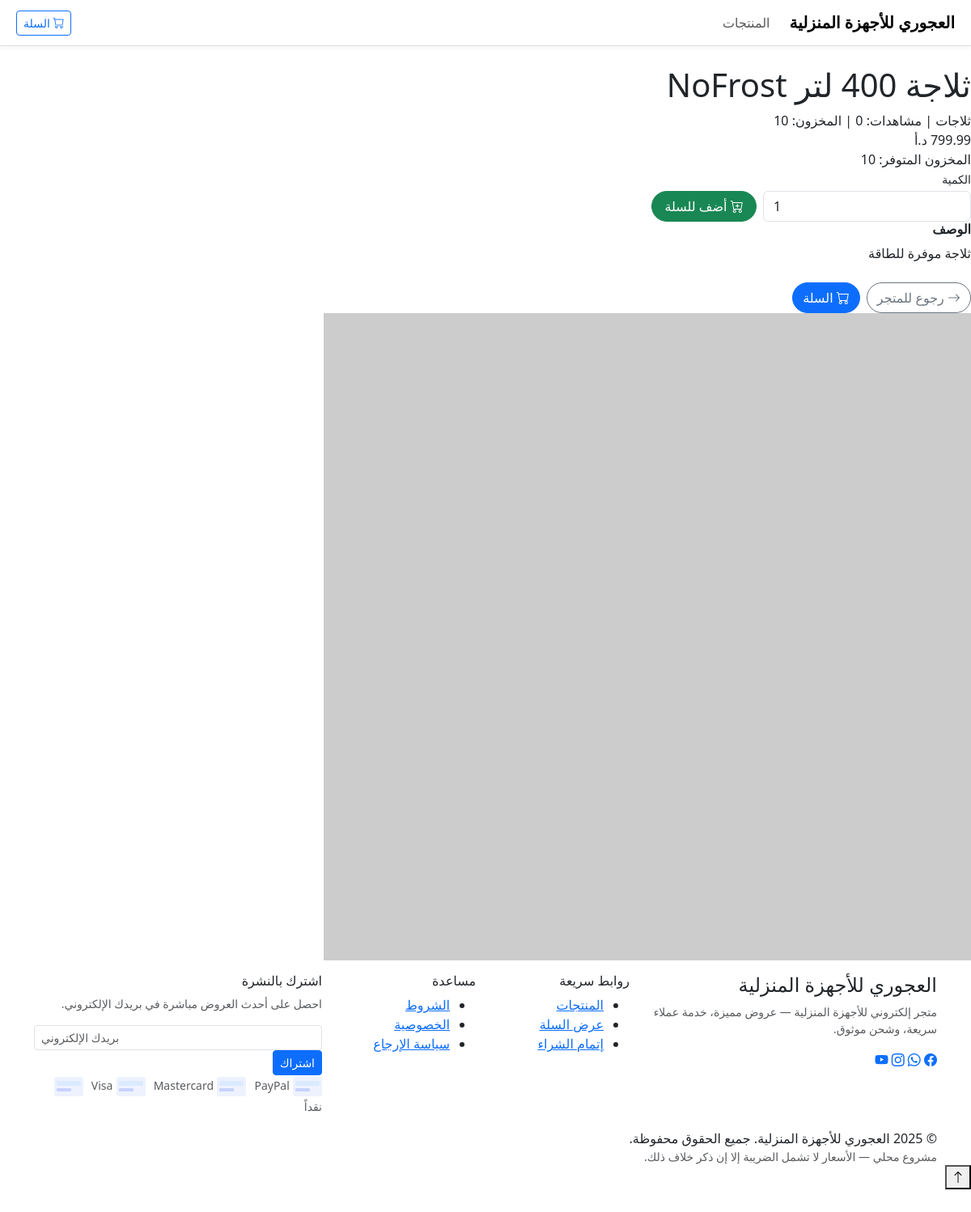
Screenshot of /product.php?id=1 with the database file from the repository.
### tables this page shows
CREATE TABLE IF NOT EXISTS products (
  id INT AUTO_INCREMENT PRIMARY KEY,
  category_id INT NULL,
  name VARCHAR(200) NOT NULL,
  slug VARCHAR(220) NOT NULL UNIQUE,
  description MEDIUMTEXT NULL,
  price DECIMAL(10,2) NOT NULL DEFAULT 0,
  stock INT NOT NULL DEFAULT 0,
  main_image VARCHAR(255) NULL,
  created_at TIMESTAMP DEFAULT CURRENT_TIMESTAMP,
  updated_at TIMESTAMP NULL DEFAULT NULL ON UPDATE CURRENT_TIMESTAMP,
  FOREIGN KEY (category_id) REFERENCES categories(id) ON DELETE SET NULL
);

CREATE TABLE IF NOT EXISTS categories (
  id INT AUTO_INCREMENT PRIMARY KEY,
  name VARCHAR(120) NOT NULL,
  slug VARCHAR(150) NOT NULL UNIQUE,
  created_at TIMESTAMP DEFAULT CURRENT_TIMESTAMP
);

### config.php (called while the page is built)
<?php
return [
  'db_host'      => 'localhost',
  'db_name'      => 'appliance',
  'db_user'      => 'appliance',
  'db_pass'      => 'Tvvcrtv1610@',
  'app_name'     => 'العجوري للأجهزة المنزلية',
  'base_url'     => 'https://www.shneler.com/xx',
  'currency_code'     => 'JOD',
  'currency_symbol'   => 'د.أ',
  'currency_position' => 'after',
  'currency_rates'    => ['JOD'=>1, 'USD'=>1.41],
  'currency_symbols'  => ['JOD'=>'د.أ','USD'=>'$'],
  'views_badge_threshold' => 5,
  'enable_slider'         => false,
  'timezone'     => 'Asia/Amman',
  'session_name' => 'appliance_session',
  'debug'        => false
];

### public/product.php (the view, shortened to what this page needs)
<?php
require_once __DIR__ . '/../includes/db.php';
$config = require __DIR__ . '/../config.php';
$base   = rtrim($config['base_url'] ?? '', '/');
if (!function_exists('e')) { function e($v){ return htmlspecialchars((string)$v, ENT_QUOTES, 'UTF-8'); } }
if (!function_exists('asset_url')) {
  function asset_url(string $path): string {
    global $base;
    $path = trim($path);
    if ($path[0]==='/') return $base . $path;
    return $base . '/' . ltrim($path,'/');
  }
}
if (!function_exists('price')) {
  function price(float $v): string {
    global $config;
    $baseCurrency = $config['currency_code'] ?? 'JOD';
    $selected = $_SESSION['currency'] ?? $baseCurrency;
    $rates   = $config['currency_rates']   ?? [$baseCurrency=>1];
    $symbols = $config['currency_symbols'] ?? [$baseCurrency=>($config['currency_symbol'] ?? 'د.أ')];
    $rate = $rates[$selected] ?? 1;
    $converted = $v * $rate;
    $amount = number_format($converted,2);
    $symbol = $symbols[$selected] ?? $selected;
    $pos = $config['currency_position'] ?? 'after';
    return $pos==='after' ? "$amount $symbol" : "$symbol $amount";
  }
}
$id = (int)($_GET['id'] ?? 0);
$product = null;
try {
  $st = $pdo->prepare('SELECT p.*, c.name AS category_name FROM products p LEFT JOIN categories c ON c.id=p.category_id WHERE p.id=:id LIMIT 1');
  $st->execute([':id'=>$id]);
  $product = $st->fetch(PDO::FETCH_ASSOC);
} catch (Throwable $e) {}
include __DIR__ . '/partials/shop_header.php';
$mainImg = $product['main_image'];
$mainImg = $mainImg ? asset_url($mainImg) : 'https://via.placeholder.com/800x800?text=No+Image';
$stock   = (int)($product['stock'] ?? 0);
?>
<div class="product-container">
  <div class="prod-grid">
    <div>
      <h1 class="prod-title"><?= e($product['name']) ?></h1>
      <div class="prod-meta">
        <?= e($product['category_name'] ?? 'غير مصنف') ?> | مشاهدات: <?= (int)($product['views'] ?? 0) ?> | المخزون: <?= $stock ?>
      </div>
      <div class="price-box">
        <div>
          <div class="the-price"><?= price((float)$product['price']) ?></div>
          <div class="stock">المخزون المتوفر: <?= $stock ?></div>
        </div>
        <form method="post" action="<?= $base ?>/public/cart.php" class="add-to-cart-form d-flex align-items-end gap-2">
            <div>
              <label class="form-label small mb-1">الكمية</label>
              <input type="number" name="qty" value="1" min="1" class="form-control qty-input">
            </div>
            <button class="btn btn-success rounded-pill" style="min-width:130px;">
              <i class="bi bi-cart-plus"></i> أضف للسلة
            </button>
        </form>
      </div>
      <div class="description-card">
        <h2 class="h6 fw-bold mb-2">الوصف</h2>
        <div class="text-body"><?= nl2br(e($product['description'] ?? 'لا يوجد وصف')) ?></div>
      </div>
      <div class="mt-4 d-flex flex-wrap gap-2">
        <a href="index.php" class="btn btn-outline-secondary rounded-pill"><i class="bi bi-arrow-right"></i> رجوع للمتجر</a>
        <a href="cart.php" class="btn btn-primary rounded-pill"><i class="bi bi-cart"></i> السلة</a>
      </div>
    </div>
    <div class="prod-image-box">
      <div class="main-img-wrapper">
        <img src="<?= e($mainImg) ?>" alt="<?= e($product['name']) ?>">
      </div>
    </div>
  </div>
</div>
<?php include __DIR__ . '/partials/shop_footer.php'; ?>
</body>
</html>

### public/partials/shop_header.php (shortened to what this page needs)
<?php
$base = rtrim($config['base_url'], '/');
?>
<!doctype html>
<html lang="ar" dir="rtl">
<head>
  <link href="https://cdn.jsdelivr.net/npm/bootstrap@5.3.3/dist/css/bootstrap.rtl.min.css" rel="stylesheet">
  <link href="https://cdn.jsdelivr.net/npm/bootstrap-icons@1.11.3/font/bootstrap-icons.css" rel="stylesheet">
  <link href="<?= e($base) ?>/public/assets/css/theme.css" rel="stylesheet">
</head>
<body>
<nav class="navbar navbar-expand-lg bg-white border-bottom px-2" style="box-shadow:0 2px 6px rgba(0,0,0,.05);">
  <div class="container-fluid" style="max-width:1280px;">
    <a class="navbar-brand fw-bold" href="<?= $base ?>/public/index.php"><?= e($config['app_name'] ?? '') ?></a>
    <div class="collapse navbar-collapse d-none d-lg-flex">
      <ul class="navbar-nav me-auto">
        <li class="nav-item"><a class="nav-link <?= (basename($_SERVER['PHP_SELF'])==='index.php'?'active':'') ?>" href="<?= $base ?>/public/index.php">المنتجات</a></li>
      </ul>
      <div class="d-flex gap-2 align-items-center">
        <a href="<?= $base ?>/public/cart.php" class="btn btn-outline-primary btn-sm btn-pill">
          <i class="bi bi-cart"></i> السلة
        </a>
      </div>
    </div>
  </div>
</nav>
<main class="py-4" style="max-width:1280px;margin:auto;">

### public/partials/shop_footer.php (shortened to what this page needs)
<?php
$base = rtrim($config['base_url'] ?? '', '/');
?>
<footer id="siteFooter" class="site-footer" role="contentinfo" aria-label="Footer">
  <div class="container">
    <div class="row gy-4 py-3">
      <div class="col-12 col-md-4 footer-col">
        <div class="footer-brand">
          <h4><?= e($config['app_name'] ?? 'المتجر') ?></h4>
          <p class="small text-muted">متجر إلكتروني للأجهزة المنزلية — عروض مميزة، خدمة عملاء سريعة، وشحن موثوق.</p>
          <div class="footer-socials" role="list">
            <a class="social-icon" aria-label="Facebook" href="#" role="listitem"><i class="bi bi-facebook"></i></a>
            <a class="social-icon" aria-label="WhatsApp" href="#" role="listitem"><i class="bi bi-whatsapp"></i></a>
            <a class="social-icon" aria-label="Instagram" href="#" role="listitem"><i class="bi bi-instagram"></i></a>
            <a class="social-icon" aria-label="YouTube" href="#" role="listitem"><i class="bi bi-youtube"></i></a>
          </div>
        </div>
      </div>
      <div class="col-6 col-md-2 footer-col">
        <h6>روابط سريعة</h6>
        <ul>
          <li><a href="<?= e($base) ?>/public/index.php">المنتجات</a></li>
          <li><a href="<?= e($base) ?>/public/cart.php">عرض السلة</a></li>
          <li><a href="<?= e($base) ?>/public/checkout.php">إتمام الشراء</a></li>
        </ul>
      </div>
      <div class="col-6 col-md-2 footer-col">
        <h6>مساعدة</h6>
        <ul>
          <li><a href="<?= e($base) ?>/public/terms.php">الشروط</a></li>
          <li><a href="<?= e($base) ?>/public/privacy.php">الخصوصية</a></li>
          <li><a href="<?= e($base) ?>/public/returns.php">سياسة الإرجاع</a></li>
        </ul>
      </div>
      <div class="col-12 col-md-4 footer-col">
        <h6>اشترك بالنشرة</h6>
        <p class="small text-muted">احصل على أحدث العروض مباشرة في بريدك الإلكتروني.</p>
        <form id="footer-newsletter" class="footer-news" method="post" action="<?= e($base) ?>/public/newsletter_subscribe.php" novalidate>
          <input type="email" name="email" placeholder="بريدك الإلكتروني" required class="form-control form-control-sm" aria-label="Email">
          <button class="btn btn-primary btn-sm" type="submit" aria-label="اشتراك">اشتراك</button>
        </form>
        <div class="payment-icons" aria-hidden="false">
          <?php
            $payments = [
              ['file'=>'visa.svg','alt'=>'Visa'],
              ['file'=>'mastercard.svg','alt'=>'Mastercard'],
              ['file'=>'paypal.svg','alt'=>'PayPal'],
              ['file'=>'cash.svg','alt'=>'نقداً']
            ];
            $paymentsDir = __DIR__ . '/../assets/img/payments/';
            foreach ($payments as $p):
              $fs = $paymentsDir . $p['file'];
              $web = asset_url('/assets/img/payments/' . $p['file']);
              if (is_file($fs) && filesize($fs) > 0):
          ?>
              <img src="<?= e($web) ?>" alt="<?= e($p['alt']) ?>" class="payment-icon" loading="lazy">
          <?php else: ?>
              <span class="payment-fallback" title="<?= e($p['alt']) ?>">
                <svg width="36" height="24" viewBox="0 0 36 24" xmlns="http://www.w3.org/2000/svg" aria-hidden="true" focusable="false">
                  <rect width="36" height="24" rx="3" fill="#eef2ff"/>
                  <rect x="3" y="5" width="30" height="6" rx="1" fill="#dbeafe"/>
                  <rect x="3" y="14" width="18" height="4" rx="1" fill="#c7d2fe"/>
                </svg>
                <span class="small text-muted d-none d-md-inline" style="margin-left:6px;"><?= e($p['alt']) ?></span>
              </span>
          <?php
              endif;
            endforeach;
          ?>
        </div>
      </div>
    </div>
    <div class="footer-bottom">
      <div class="site-copyright">&copy; <?= date('Y') ?> <?= e($config['app_name'] ?? 'المتجر') ?>. جميع الحقوق محفوظة.</div>
      <div class="small text-muted">مشروع محلي — الأسعار لا تشمل الضريبة إلا إن ذكر خلاف ذلك.</div>
    </div>
  </div>
  <button id="backToTop" class="back-to-top" aria-label="العودة للأعلى" title="العودة للأعلى">
    <i class="bi bi-arrow-up" aria-hidden="true"></i>
  </button>
</footer>

### rows the page displays
products: name "ثلاجة 400 لتر NoFrost", category.name "ثلاجات", stock "10", price "799.99 د.أ", description "ثلاجة موفرة للطاقة"

### other values shown
$config['app_name'] "العجوري للأجهزة المنزلية"
$p['alt'] "Visa"
$p['alt'] "Mastercard"
$p['alt'] "PayPal"
$p['alt'] "نقداً"
